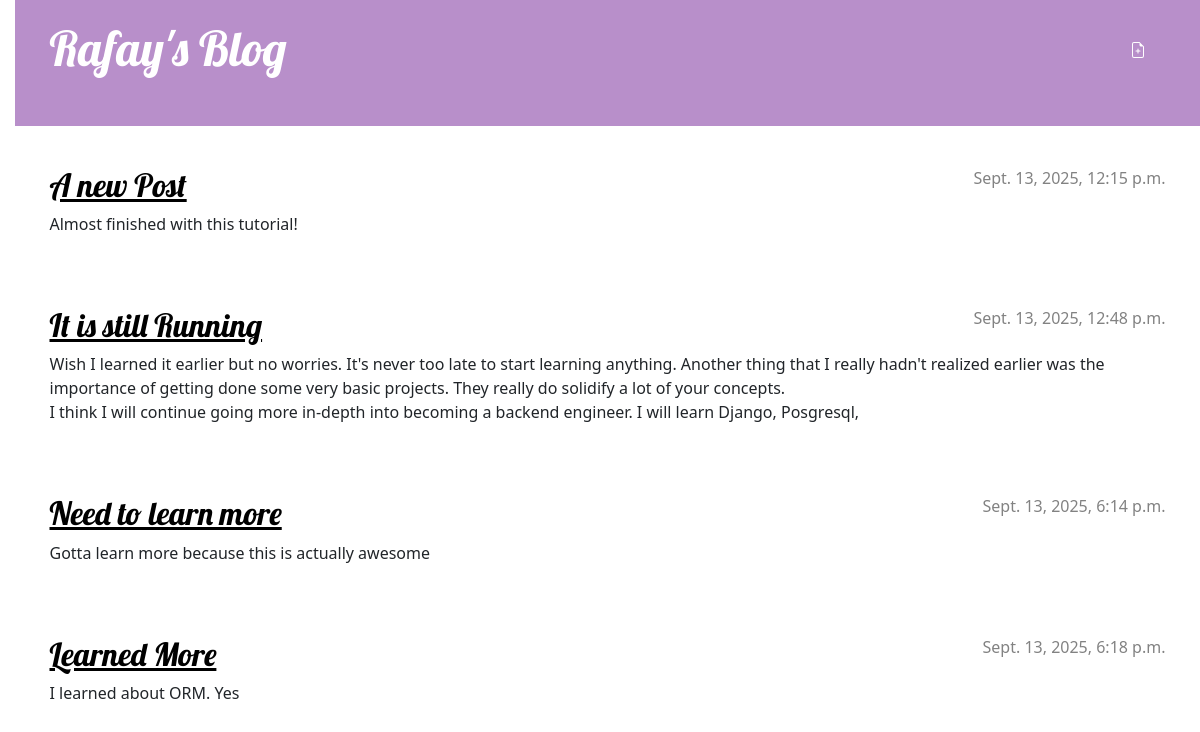
The app's page / (signed in) with its own data.
### blog/models.py (models this page shows, shortened)
class Post(models.Model):
    author = models.ForeignKey(settings.AUTH_USER_MODEL, on_delete=models.CASCADE)
    title = models.CharField(max_length=200)
    text = models.TextField()
    created_date = models.DateTimeField(default=timezone.now)
    published_date = models.DateTimeField(blank=True, null=True)

### blog/views.py (the view)
# urls.py: path('', views.post_list, name='post_list'),
def post_list(request):
    posts = Post.objects.filter(published_date__lte=timezone.now()).order_by('published_date')
    return render(request, 'blog/post_list.html', {'posts':posts})

### blog/templates/blog/post_list.html
{% extends 'blog/base.html' %}
{% block content %}
    {% for post in posts %}
        <article class="post">
            <time class="date">
                {{ post.published_date }}
            </time>
            <h2><a href="{% url 'post_detail' pk=post.pk %}">{{ post.title }}</a></h2>
            <p>{{ post.text|linebreaksbr }}</p>
        </article>
    {% endfor %}
{% endblock %}

### blog/static/css/blog.css (style rules this page uses)
h1 a, h2 a { color: #bd4fb2; font-family: 'Lobster'; }
body { padding-left: 15px; }
h1, h2, h3, h4 { font-family: 'Lobster', cursive; }
.date { color: #828282; }
.post { margin-bottom: 70px; }
.post h2 a, .post h2 a:visited { color: #000000; }
.post > .date, .post > .actions { float: right; }

### records on screen
Post: published_date "Sept. 13, 2025, 12:15 p.m.", title "A new Post", text "Almost finished with this tutorial!"
Post: published_date "Sept. 13, 2025, 12:48 p.m.", title "It is still Running", text "Wish I learned it earlier but no worries. It's never too late to start learning anything. Another thing that I really hadn't realized earlier was the importance of getting done some very basic projects. They really do solidify a lot of your concepts. I think I will continue going more in-depth into becoming a backend engineer. I will learn Django, Posgresql,"
Post: published_date "Sept. 13, 2025, 6:14 p.m.", title "Need to learn more", text "Gotta learn more because this is actually awesome"
Post: published_date "Sept. 13, 2025, 6:18 p.m.", title "Learned More", text "I learned about ORM. Yes"
